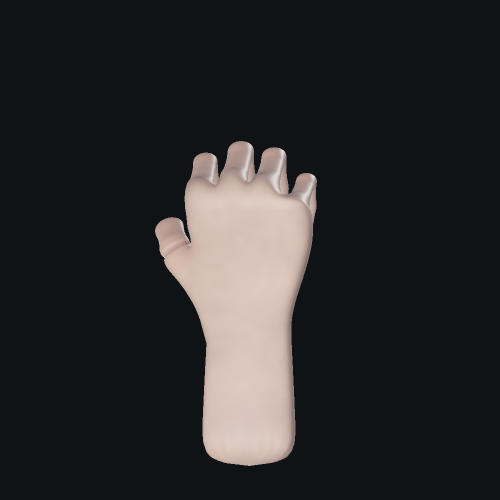
#> input picture tools/blender/generated/anatomical_hands_v2/previews/godot_Shaft.png, 1000 x 1000 px, given in place of open_hand_detail.png, which was not available (shown at 1/2 size)
$ python package_anatomical_hands_v2.py
#> lines starting #> are read from the running program, lines starting #| are printed output that depends on the picture; pictures that were not available may be replaced by others from this repository, and a replacement may not be noted
"""Package reviewed real renders, source dependencies and an exact SHA256 roster."""
from pathlib import Path
import hashlib,json,shutil,zipfile
from PIL import Image,ImageDraw,ImageFont
ROOT=Path(__file__).parent;OUT=ROOT/'generated/anatomical_hands_v2'
sources=['gen_anatomical_hands_v2.py','hand_anatomy_materials_v2.py','render_anatomical_hands_v2.py','export_hand_morph_tracks_v2.py','finalize_anatomical_hands_v2.py','preview_anatomical_hands_v2.py','audit_anatomical_hands_v2.py','validate_native_anatomical_hands_v2.py','validate_anatomical_hands_v2.py','package_anatomical_hands_v2.py','gen_hand_rig.py','gen_survivor_hands.py','hand_materials.py','hand_contact_fit.json','validate_field_survival_kit.py']
(OUT/'source').mkdir(exist_ok=True)
for name in sources:shutil.copy2(ROOT/name,OUT/'source'/name)
#> this loop made 15 passes; (reads tools/blender/hand_contact_fit.json from the repository)
for p in OUT.rglob('*'):
    if p.is_file() and p.suffix in ['.py','.gd','.json','.md','.godot','.uid'] and '.godot' not in p.parts:
        text=p.read_text(encoding='utf-8');p.write_text(text,encoding='utf-8',newline='\n')
#> pass 2 of the loop `for p in OUT.rglob('*'):`:
old=OUT/'previews/pose_Pinch.png'
if old.exists():old.unlink() # This generator's obsolete first-iteration preview only.
try:
    title_font=ImageFont.truetype('C:/Windows/Fonts/segoeuib.ttf',30)
    label_font=ImageFont.truetype('C:/Windows/Fonts/segoeui.ttf',21)
except OSError:title_font=label_font=ImageFont.load_default()
sheet=Image.new('RGB',(1500,1140),(27,30,32));draw=ImageDraw.Draw(sheet)
#> after `sheet = Image.new('RGB', (1500, 1140), (27, 30, 32))`:
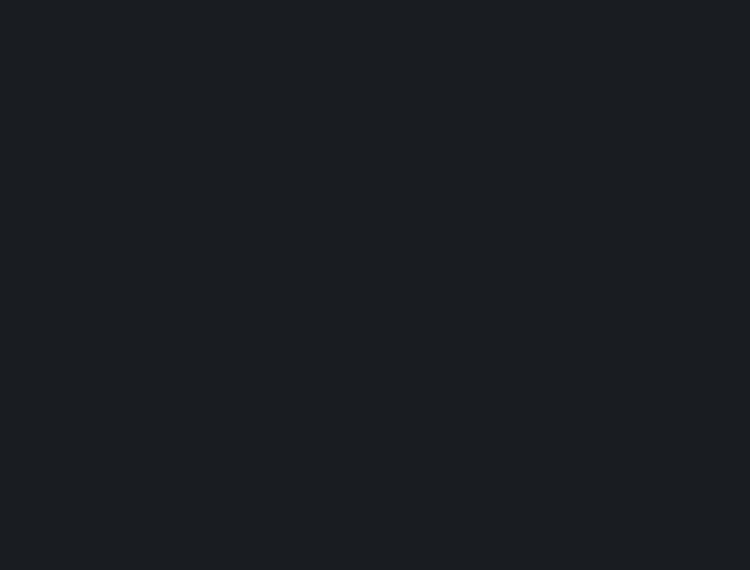
#> sheet: PIL image 1500x1140 RGB (shown at 1/2 size); mean R, G, B 27, 30, 32
draw.text((24,18),'North Ridge / Anatomical Hands v2',font=title_font,fill=(233,236,235))
draw.text((24,62),'Actual Blender meshes and renders | Original connected anatomy and reusable rig',font=label_font,fill=(160,175,176))
panels=[('open_hand_detail','Dorsum / curved nails'),('open_palm','Palm / thumb saddle'),('quad_cage_dorsal','Editable connected cage'),('pose_Fist','Fist / corrective skinning'),('pose_Shaft','Generic tool grip'),('godot_Trigger','Godot / index off trigger')]
for i,(name,label) in enumerate(panels):
    x=(i%3)*500;y=110+(i//3)*510
    image=Image.open(OUT/'previews'/(name+'.png')).convert('RGB');assert image.width==image.height
#> further down, image is the input picture: PIL image 1000x1000 RGB; mean R, G, B 41.5, 41.2, 41.8
    image.thumbnail((486,486),Image.Resampling.LANCZOS);sheet.paste(image,(x+7,y))
#> after `image.thumbnail((486, 486), Image.Resampling.LANCZOS)`:
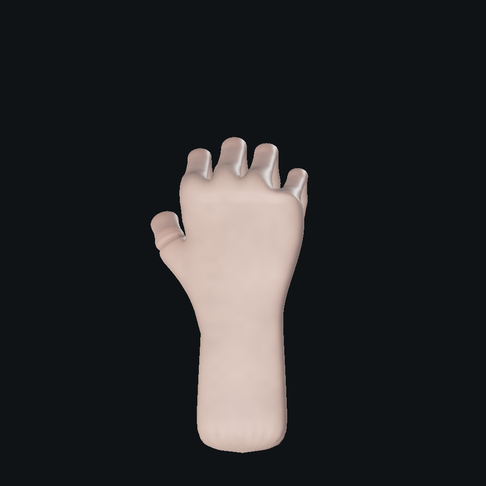
#> image: PIL image 486x486 RGB; mean R, G, B 41.5, 41.2, 41.8
#> after `sheet.paste(image, (x + 7, y))`:
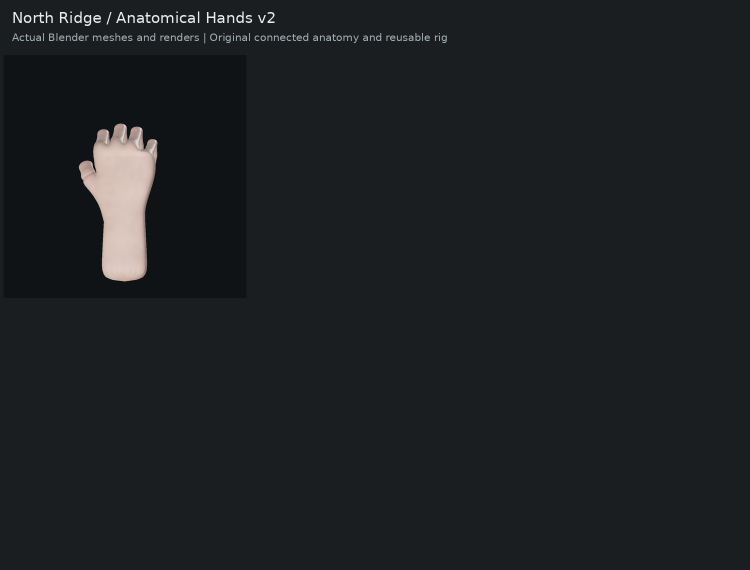
#> sheet: PIL image 1500x1140 RGB (shown at 1/2 size); mean R, G, B 29.7, 32.3, 34.1
    draw.text((x+14,y+486),label,font=label_font,fill=(218,225,225))
#> pass 2 of the loop `for i,(name,label) in enumerate(panels):`:
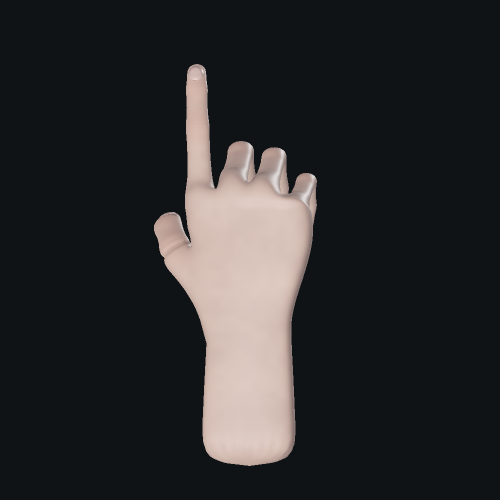
#> input picture tools/blender/generated/anatomical_hands_v2/previews/godot_Trigger.png, 1000 x 1000 px, given in place of open_palm.png, which was not available (shown at 1/2 size)
#> image is the input picture: PIL image 1000x1000 RGB; mean R, G, B 43.1, 42.5, 43
#> `image.thumbnail((486, 486), Image.Resampling.LANCZOS)`:
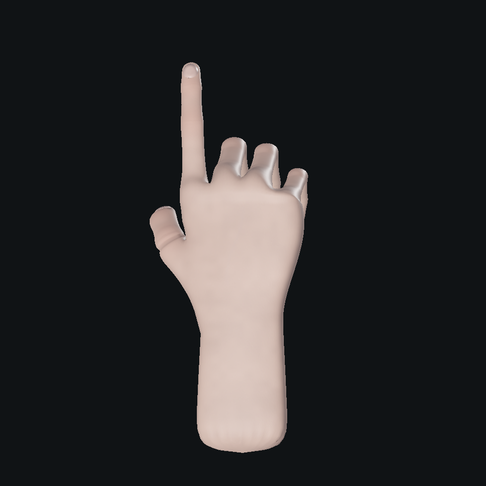
#> image: PIL image 486x486 RGB; mean R, G, B 43.1, 42.5, 43
#> `sheet.paste(image, (x + 7, y))`:
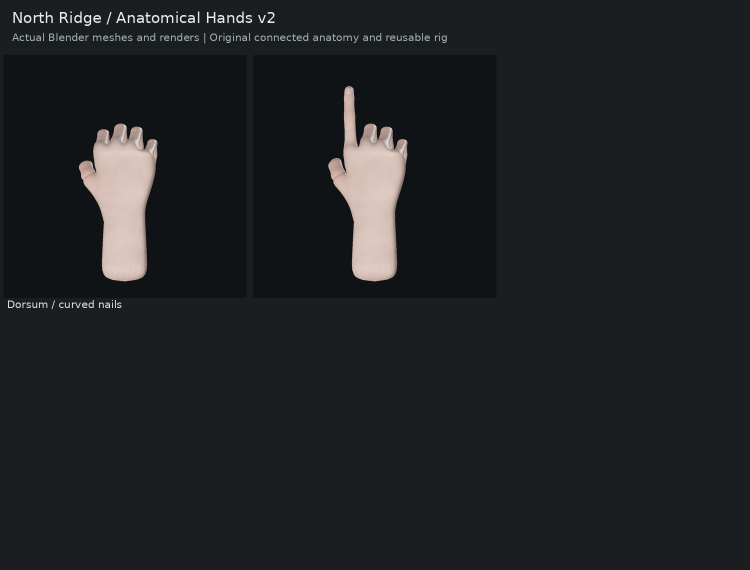
#> sheet: PIL image 1500x1140 RGB (shown at 1/2 size); mean R, G, B 32, 34.1, 35.7
#> (the run stopped early here; a loop or call above may not have finished)
